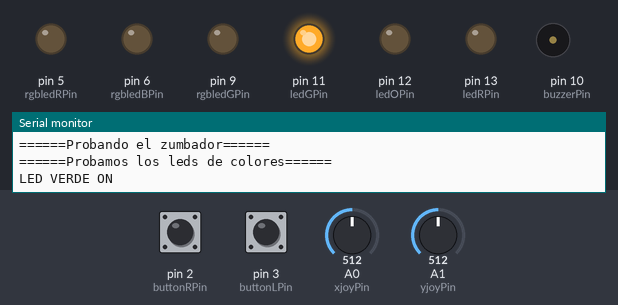
A sketch run on a simulated Arduino Uno, built with avr-gcc and run on an emulated ATmega328P. Shown: output pins drawn as LEDs (lit = HIGH), buzzer (waves = sounding, pin HIGH), the last lines printed to the serial monitor. Inputs (shaded band) come from the test bench; at power-on: pin 3 (buttonLPin) LOW, A0 (xjoyPin) = 512, pin 2 (buttonRPin) HIGH, A1 (yjoyPin) = 512.

Above: at 0.6 s.
At 2.6 s:
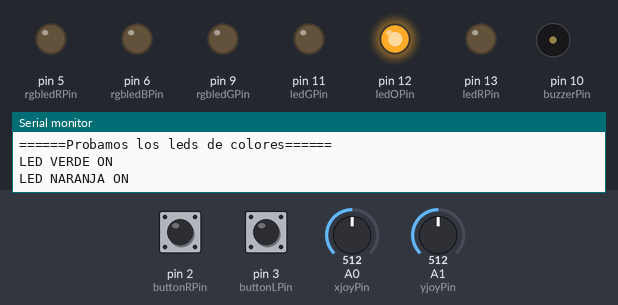
At 13.4 s:
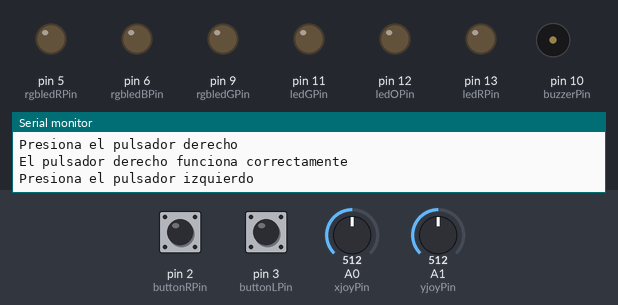
13.5 s: pin 3 (buttonLPin) pulled HIGH for 0.15 s
15.1 s: A0 (xjoyPin) set to 900
Timing chart, 0 to 18.1 s (numbered marks = the images above; inputs shaded):
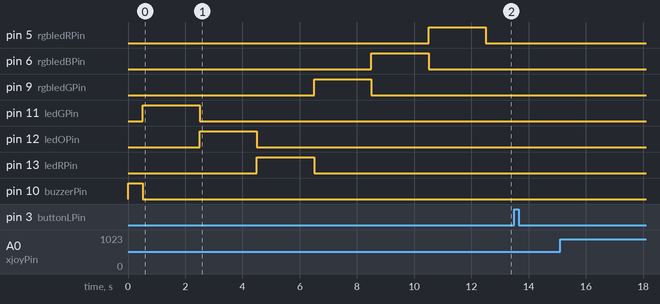

The sketch:

TestEchidna.ino
```cpp
// PULSADORES
const int buttonRPin = 2;
const int buttonLPin = 3;
int buttonLState = 0;
int buttonRState = 0;

// RGB
const int rgbledRPin = 5;
const int rgbledGPin = 9;
const int rgbledBPin = 6;

// LEDS

const int ledRPin = 13;
const int ledGPin = 11;
const int ledOPin = 12;

// Zumbador
int buzzerPin = 10;

//LDR
const int LDRPin = A5;
int valorLDRini;
int LDRvalue = 0;

// Joystick
const int xjoyPin = A0;
const int yjoyPin = A1;
int xjoyValue = 0;
int yjoyValue = 0;

// Acelerometer
const int xacelPin = A2;
const int yacelPin = A3;
int xacelValue = 0;
int yacelValue = 0;

//Distance Sensor
const int distSensorPin = A4;
int distancia;

String zumbador;
String rgb;
String ldr;
String acelerometro;
String distance;
String lm35;

void setup() {

  // initialize the LED pin as an output:
  pinMode(ledRPin, OUTPUT);
  pinMode(ledGPin, OUTPUT);
  pinMode(ledOPin, OUTPUT);

  // inicializamos zumbador como salida digital
  pinMode(buzzerPin, OUTPUT);

  // initialize the pushbutton pin as an input:
  pinMode(buttonRPin, INPUT);
  pinMode(buttonLPin, INPUT);

  // abrimos el puerto serie
  Serial.begin(9600);

  salidas();
  pulsadores();
  sensores();

}


void salidas() {
  Serial.println("======COMPROBAMOS LAS SALIDAS======");
  Serial.println("======Probando el zumbador======");
  digitalWrite(buzzerPin, HIGH);
  delay(500);
  digitalWrite(buzzerPin, LOW);
  Serial.println("======Probamos los leds de colores======");
  Serial.println("LED VERDE ON");
  digitalWrite(ledGPin, HIGH);
  delay(2000);
  digitalWrite(ledGPin, LOW);
  Serial.println("LED NARANJA ON");
  digitalWrite(ledOPin, HIGH);
  delay(2000);
  digitalWrite(ledOPin, LOW);
  Serial.println("LED ROJO ON");
  digitalWrite(ledRPin, HIGH);
  delay(2000);
  digitalWrite(ledRPin, LOW);

  Serial.println("======Probamos EL LED RGB======");
  Serial.println("LED RGB VERDE ON");
  analogWrite(rgbledGPin, 255);
  delay(2000);
  analogWrite(rgbledGPin, 0);
  Serial.println("LED RGB AZUL ON");
  analogWrite(rgbledBPin, 255);
  delay(2000);
  analogWrite(rgbledBPin, 0);
  Serial.println("LED RGB ROJO ON");
  analogWrite(rgbledRPin, 255);
  delay(2000);
  analogWrite(rgbledRPin, 0);
}

void pulsadores() {
  Serial.println("======COMPROBAMOS LOS PULSADORES======");
  Serial.println("Accionea el selector al Modo Sensores");
  Serial.println("Presiona el pulsador derecho");
  while (buttonRState == LOW) {
    buttonRState = digitalRead(buttonRPin);
  }
  Serial.println("El pulsador derecho funciona correctamente");
  Serial.println("Presiona el pulsador izquierdo");
  while (buttonLState == LOW) {
    buttonLState = digitalRead(buttonLPin);
  }
  Serial.println("El pulsador izquierdo funciona correctamente");
}

void sensores() {

  ///////////////////////////////////////////////////////////////////////////////////////////////////////////////////////////////////////////////
  Serial.println("======Probando la LDR======");
  valorLDRini = analogRead(LDRPin);
  Serial.println("Tape el sensor LDR con la mano");
  LDRvalue = valorLDRini;
  Serial.println("Si no se detecta cambio en el sensor, pulse el boton izquierdo");
  buttonLState = digitalRead(buttonLPin);
  while (valorLDRini - LDRvalue < 100 && buttonLState == LOW) {
    LDRvalue = analogRead(LDRPin);
  }
  if (buttonLState == HIGH) {
    ldr = "#El LDR no funciona correctamente";
  }
  else {
    ldr = "#El LDR funciona correctamente";
  }
  while (buttonLState == HIGH) {
    buttonLState = digitalRead(buttonLPin);
  }

  ///////////////////////////////////////////////////////////////////////////////////////////////////////////////////////////////////////
  Serial.println("======Probando JOYSTICK======");
  Serial.println("Eje X Joystick");
  Serial.println("Mueve el Eje X del Joystick a la izquierda");
  while (xjoyValue > 100) {
    xjoyValue = analogRead(xjoyPin);
  }
  Serial.println("Mueve el Eje X del Joystick a la derecha");
  while (xjoyValue < 900) {
    xjoyValue = analogRead(xjoyPin);
  }
  Serial.println("El Joystick X funciona bien");
  ///////////////////////////////////////////
  Serial.println("Eje Y Joystick");
  Serial.println("Mueve el Eje Y del Joystick arriba");
  while (yjoyValue < 900) {
    yjoyValue = analogRead(yjoyPin);
  }
  Serial.println("Mueve el Eje Y del Joystick abajo");
  while (yjoyValue > 100) {
    yjoyValue = analogRead(yjoyPin);
  }
  Serial.println("El Joystick y funciona bien");

  ///////////////////////////////////////////////////////////////////////////////////////////////////////////////////////////////////////
  Serial.println("======Probando ACELERÓMETRO======");
  Serial.println("Eje X Acelerómetro");
  Serial.println("Inclina el escudo hacia la izquierda");
  while (xjoyValue > 350) {
    xacelValue = analogRead(xacelPin);
  }
  Serial.println("Inclina el escudo hacia la derecha");
  while (xjoyValue < 700) {
    xacelValue = analogRead(xacelPin);
  }
  Serial.println("El Acelerómetro funciona bien");
  ///////////////////////////////////////////
  Serial.println("Eje Y Acelerómetro");
  Serial.println("Inclina el escudo hacia la delante");
  while (yjoyValue > 350) {
    yacelValue = analogRead(yacelPin);
  }
  Serial.println("Inclina el escudo hacia la atras");
  while (yjoyValue < 700) {
    yacelValue = analogRead(yacelPin);
  }
  Serial.println("El Acelerómetro funciona bien");

}


void loop() {
}
```
